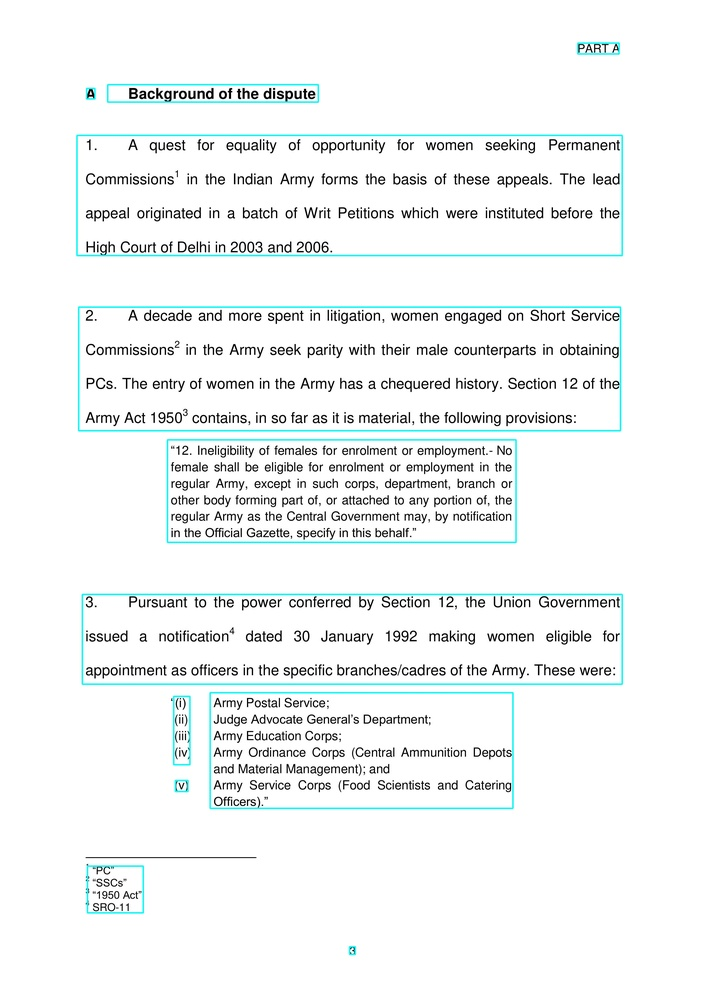
#> input picture anuvaad-etl/anuvaad-extractor/block-merger/src/notebooks/1.jpg, 706 x 999 px, shrunk from 2481 x 3508 before the run
$ python -i line.py   (imports and definitions only)
#> lines starting #> are read from the running program, lines starting #| are printed output that depends on the picture; after the words box and inside, x2 and y2 are one past the last pixel; in counts of white or black regions, pixels touching at a corner belong together
import cv2
import numpy as np
import os
#import config

class RectRepositories:
    def __init__(self, filepath):
        self.filepath = filepath

    def get_tables_and_lines(self):
        tables         = []
        lines          = []
        imgs           = []

        img, intersection, shapes  = self.get_contours_and_intersections()
        for idx, shape in enumerate(shapes):
            x,y,w,h = shape
            rect    = self.get_external_coordinates(intersection[y:y+h,x:x+w])
            if len(rect) == 0:
                lines.append({'x': x, 'y': y, 'w': w, 'h': h})
            else:
                tables.append({'x': x, 'y': y, 'w': w, 'h': h})
        return lines, tables

    def get_external_coordinates(self, intersection):
        contours = cv2.findContours(intersection, cv2.RETR_CCOMP, cv2.CHAIN_APPROX_SIMPLE)
        contours = contours[0] if len(contours) == 2 else contours[1]
        rects = []
        if len(contours) == 0:
            return rects

        contours, boundingBoxes = self.sort_contours(contours)
        for c in contours:
            x, y, w, h = cv2.boundingRect(c)
            rects.append((x, y, w, h))
        return rects

    def get_contours_and_intersections(self):
        if type(self.filepath) == str:
            img = cv2.imread(self.filepath, 0)
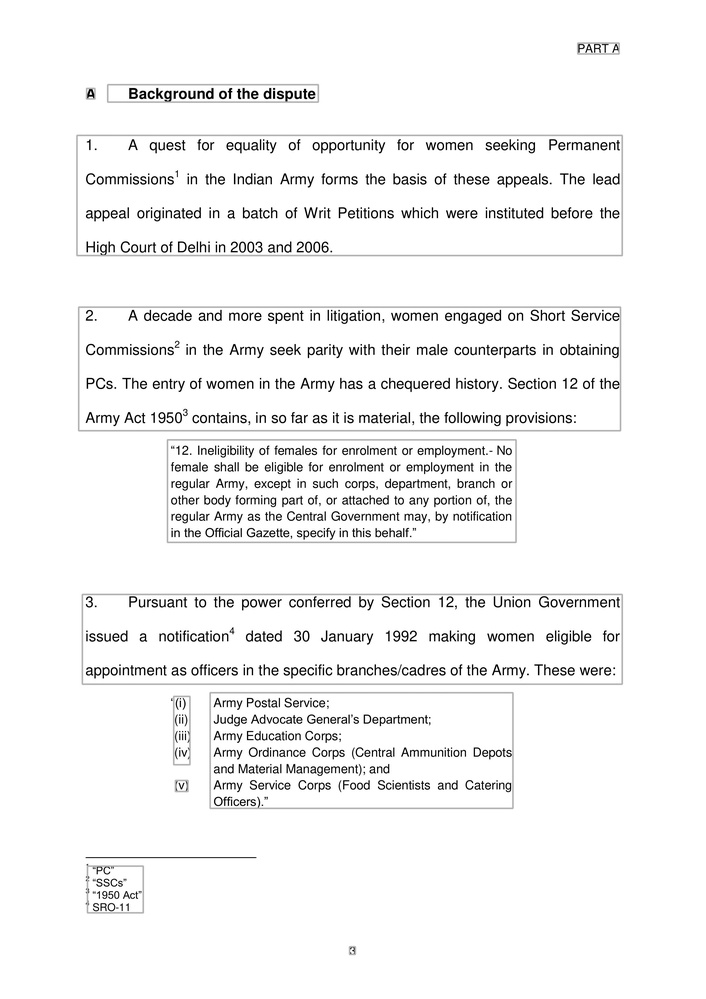
#> img: shape (999, 706); min 0, max 255, mean 244
        else:
            img = self.filepath

        MAX_THRESHOLD_VALUE  = 255
        BLOCK_SIZE           = 15
        THRESHOLD_CONSTANT   = 0
        SCALE                = 15

        filtered   = cv2.adaptiveThreshold(~img, MAX_THRESHOLD_VALUE, cv2.ADAPTIVE_THRESH_MEAN_C, cv2.THRESH_BINARY, BLOCK_SIZE, THRESHOLD_CONSTANT)
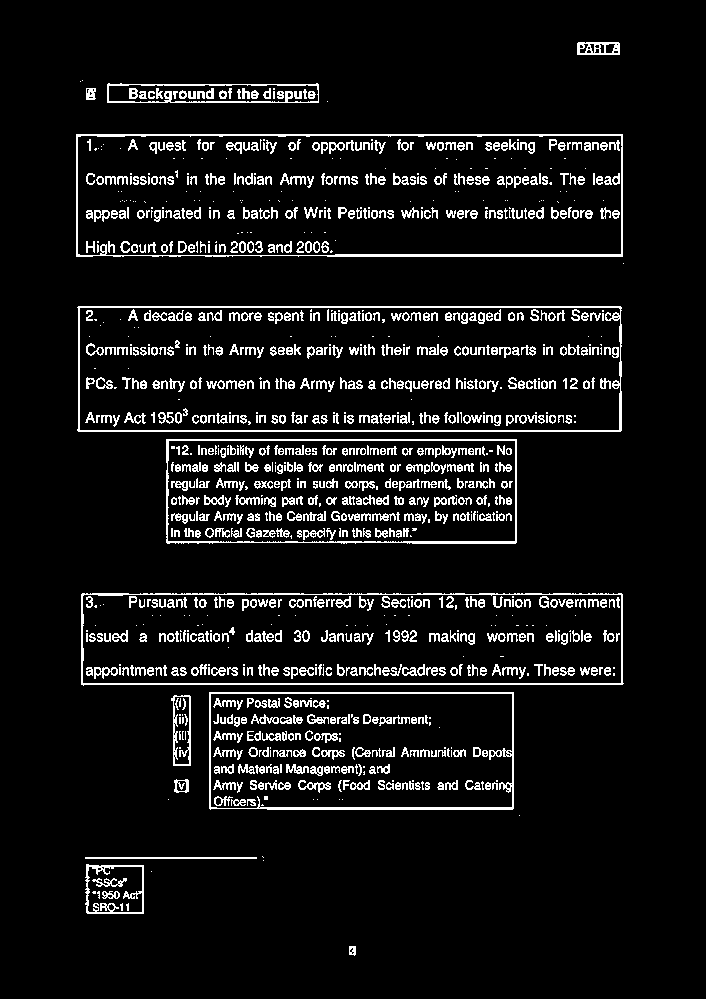
#> filtered: shape (999, 706); 7.6% white in thin lines or dots, all inside (x1, y1, x2, y2) = (76, 42, 624, 956)
        horizontal = filtered.copy()
        vertical   = filtered.copy()

        horizontal_size      = int(horizontal.shape[1] / SCALE)
#> horizontal_size = 47
        horizontal_structure = cv2.getStructuringElement(cv2.MORPH_RECT, (horizontal_size, 1))
        horizontal           = cv2.erode(horizontal, horizontal_structure)
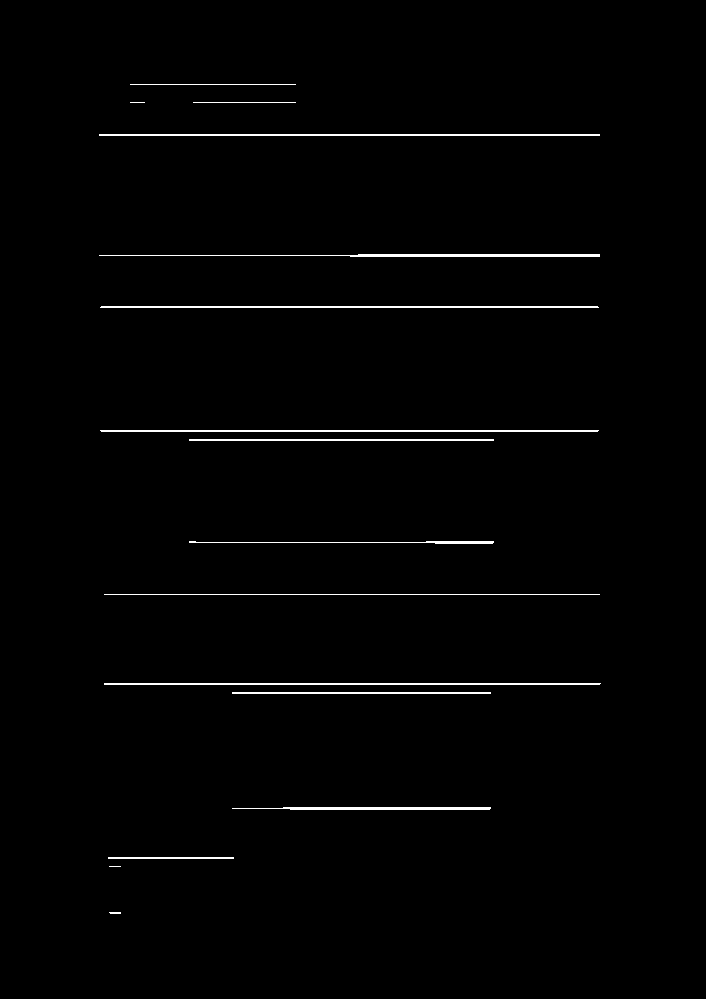
#> horizontal: shape (999, 706); 1.2% white in thin lines or dots, all inside (x1, y1, x2, y2) = (99, 84, 601, 914)
        horizontal           = cv2.dilate(horizontal, horizontal_structure)
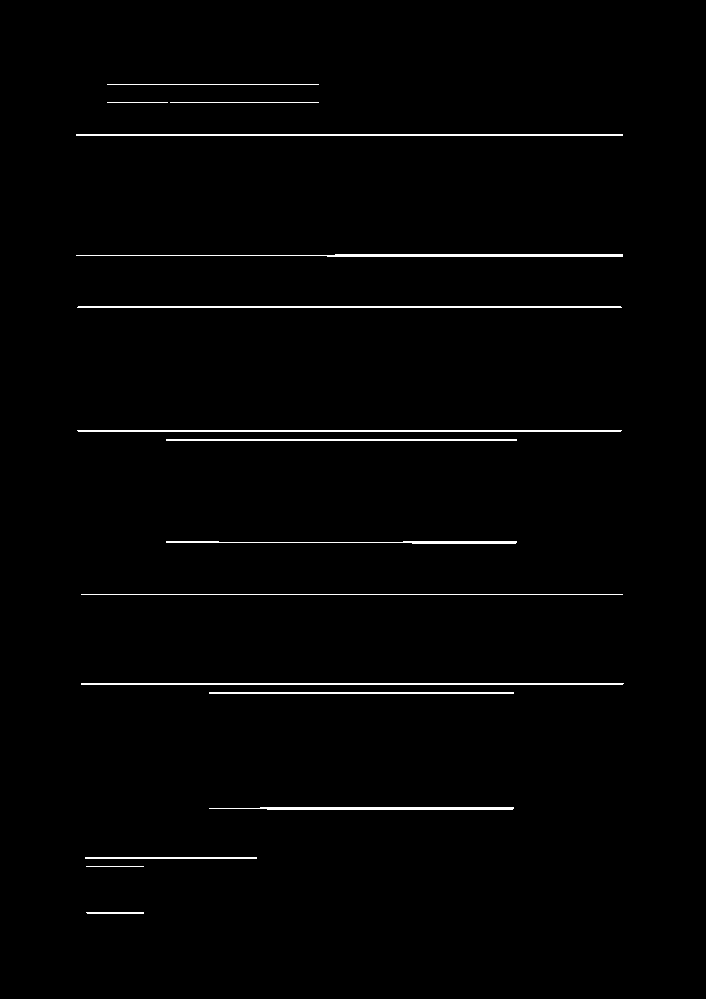
#> horizontal: shape (999, 706); 1.4% white in thin lines or dots, all inside (x1, y1, x2, y2) = (76, 84, 624, 914)

        vertical_size        = int(vertical.shape[0] / SCALE)
#> vertical_size = 66
        vertical_structure   = cv2.getStructuringElement(cv2.MORPH_RECT, (1, vertical_size))
#> vertical_structure = 66 values from 1 to 1
        vertical             = cv2.erode(vertical, vertical_structure)
#> vertical: shape (999, 706); 0.12% white in thin lines or dots, all inside (x1, y1, x2, y2) = (76, 167, 623, 778)
        vertical             = cv2.dilate(vertical, vertical_structure)
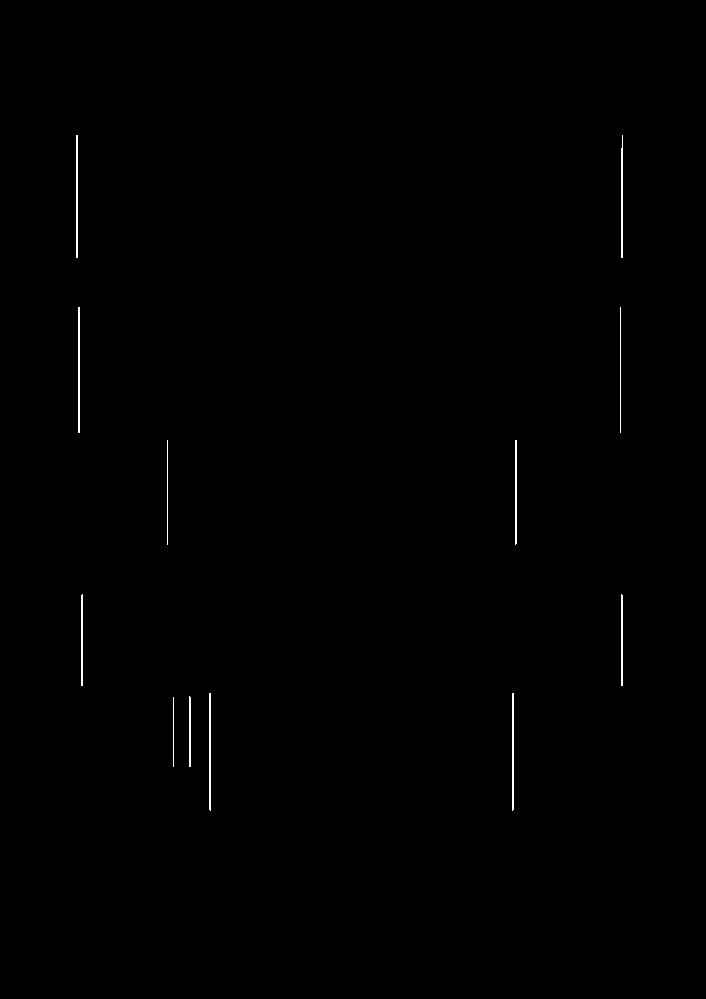
#> vertical: shape (999, 706); 0.31% white in thin lines or dots, all inside (x1, y1, x2, y2) = (76, 135, 623, 811)

        mask          = horizontal + vertical
        contours      = cv2.findContours(mask, cv2.RETR_EXTERNAL, cv2.CHAIN_APPROX_SIMPLE)
#> contours = 13 contours, 5 with area under 20; largest, box (x1, y1, x2, y2) and area: (77, 306, 622, 433) 67756, (76, 134, 623, 258) 66366, (81, 594, 624, 686) 48694, (166, 439, 517, 545) 36056, (209, 692, 514, 811) 35514, (85, 857, 257, 859) 171, (189, 696, 191, 767) 70, (86, 912, 144, 914) 56
        contours      = contours[0] if len(contours) == 2 else contours[1]
        intersection  = cv2.bitwise_and(horizontal, vertical)
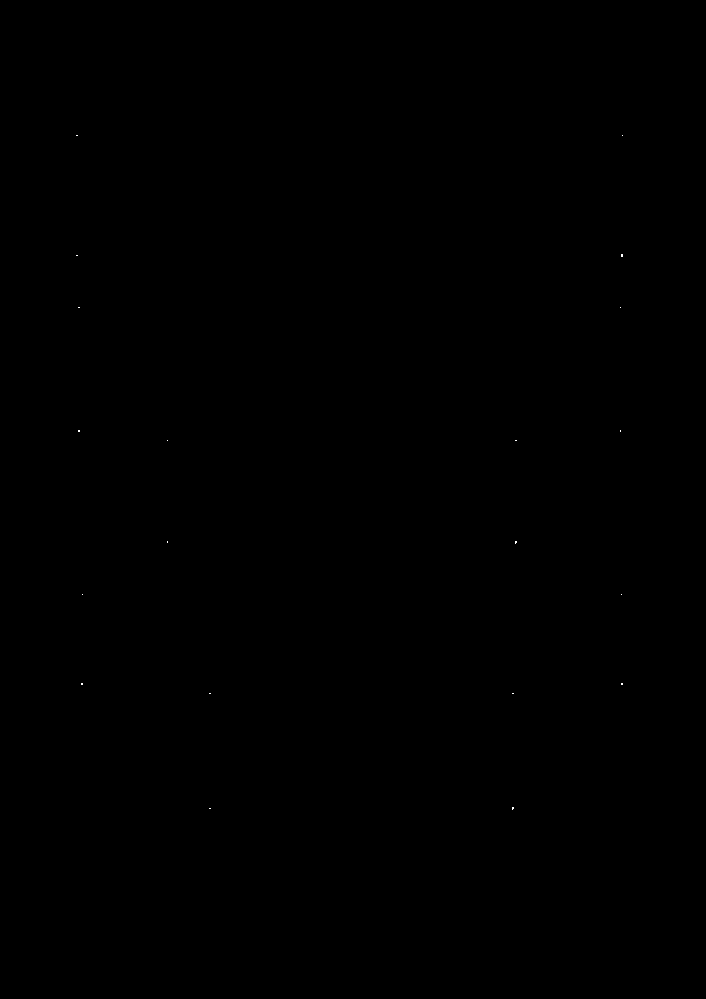
#> intersection: shape (999, 706); 0.01% white in thin lines or dots, all inside (x1, y1, x2, y2) = (76, 135, 623, 810)

        rects = []
        if len(contours) == 0:
            return img, intersection, rects

        contours, boundingBoxes = self.sort_contours(contours)
#> in sort_contours, `boundingBoxes = [cv2.boundingRect(c) for c in cnts]`: boundingBoxes = [(86, 912, 58, 2), (86, 866, 58, 1), (85, 857, 172, 2), (173, 697, 1, 70), (189, 696, 2, 71), (209, 692, 305, 119), (81, 594, 543, 92), (166, 439, 351, 106), (77, 306, 545, 127), (76, 134, 547, 124), (170, 102, 149, 1), (107, 102, 61, 1), (107, 84, 212, 1)]
#> in sort_contours, `(cnts, boundingBoxes) = zip(*sorted(zip(cnts, boundingBoxes),key=lambd..`: cnts has the same summary as contours in get_contours_and_intersections; boundingBoxes = ((76, 134, 547, 124), (77, 306, 545, 127), (81, 594, 543, 92), (85, 857, 172, 2), (86, 912, 58, 2), (86, 866, 58, 1), (107, 102, 61, 1), (107, 84, 212, 1), (166, 439, 351, 106), (170, 102, 149, 1), (173, 697, 1, 70), (189, 696, 2, 71), (209, 692, 305, 119))
        for c in contours:
            x, y, w, h = cv2.boundingRect(c)
            rects.append((x, y, w, h))
#> this loop made 13 passes
#> (c, x, y, w, h) on passes 4, 5, 6, 7, 8, 10, 11, 12: ([[85, 857], [85, 858], [256, 858], [256, 857]], 85, 857, 172, 2), ([[86, 912], [87, 913], [143, 913], [143, 912]], 86, 912, 58, 2), ([[86, 866], [143, 866]], 86, 866, 58, 1), ([[107, 102], [167, 102]], 107, 102, 61, 1), ([[107, 84], [318, 84]], 107, 84, 212, 1), ([[170, 102], [318, 102]], 170, 102, 149, 1), ([[173, 697], [173, 766]], 173, 697, 1, 70), ([[189, 696], [189, 766], [190, 766], [190, 697]], 189, 696, 2, 71)
#> after the loop, rects = [(76, 134, 547, 124), (77, 306, 545, 127), (81, 594, 543, 92), (85, 857, 172, 2), (86, 912, 58, 2), (86, 866, 58, 1), (107, 102, 61, 1), (107, 84, 212, 1), (166, 439, 351, 106), (170, 102, 149, 1), (173, 697, 1, 70), (189, 696, 2, 71), (209, 692, 305, 119)]

        return img, intersection, rects

    def sort_contours(self, cnts, method="left-to-right"):
        reverse = False
        i = 0
        if method == "right-to-left" or method == "bottom-to-top":
            reverse = True
        if method == "top-to-bottom" or method == "bottom-to-top":
            i = 1
        boundingBoxes = [cv2.boundingRect(c) for c in cnts]
        (cnts, boundingBoxes) = zip(*sorted(zip(cnts, boundingBoxes),key=lambda b:b[1][i], reverse=reverse))
        return (cnts, boundingBoxes)

>>> result = RectRepositories('../../../../../../block-merger/src/notebooks/1.jpg').get_tables_and_lines()
#> in get_tables_and_lines, `img, intersection, shapes  = self.get_contours_and_intersections()`: shapes has the same summary as rects in get_contours_and_intersections
#> the loop in get_tables_and_lines, `for idx, shape in enumerate(shapes):` made 13 passes
#> (x, y, w, h, contours in get_external_coordinates) on passes 1 to 12: (76, 134, 547, 124, 4 contours, all with area under 20), (77, 306, 545, 127, 4 contours, all with area under 20), (81, 594, 543, 92, 4 contours, all with area under 20), (85, 857, 172, 2, 0 contours), (86, 912, 58, 2, 0 contours), (86, 866, 58, 1, 0 contours), (107, 102, 61, 1, 0 contours), (107, 84, 212, 1, 0 contours), (166, 439, 351, 106, 4 contours, all with area under 20), (170, 102, 149, 1, 0 contours), (173, 697, 1, 70, 0 contours), (189, 696, 2, 71, 0 contours)
#> after the loop in get_tables_and_lines, `for idx, shape in enumerate(shapes):`: lines = 8 items; tables = 5 items

$ run again, on anuvaad-etl/anuvaad-extractor/block-merger/src/notebooks/2.jpg
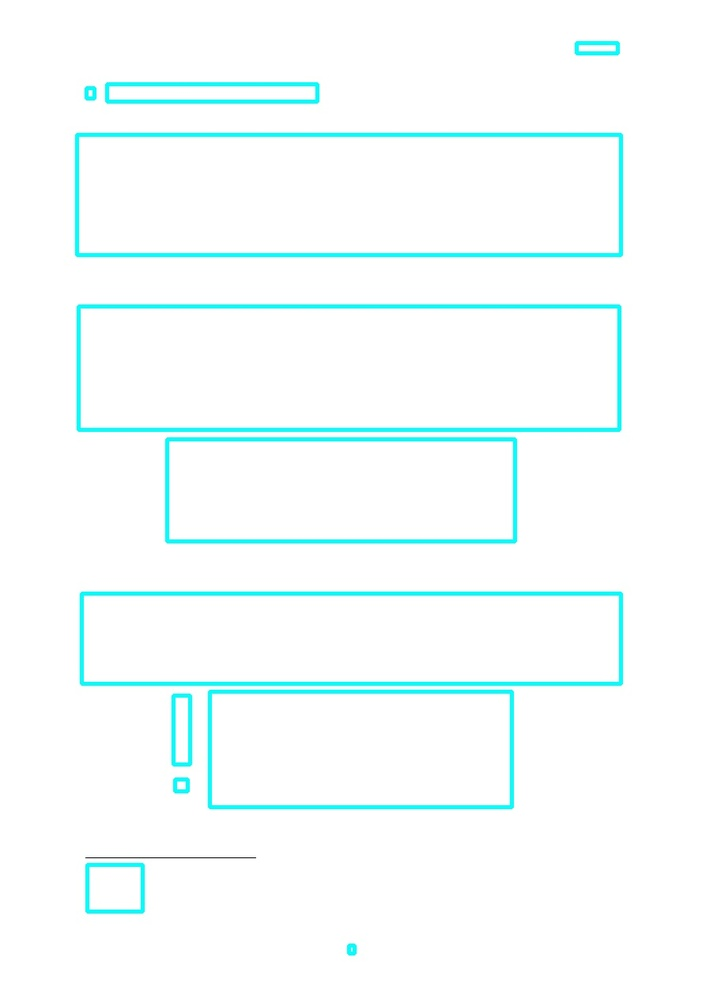
#> input picture anuvaad-etl/anuvaad-extractor/block-merger/src/notebooks/2.jpg, 706 x 999 px, shrunk from 893 x 1263 before the run
#> in get_contours_and_intersections, `filtered   = cv2.adaptiveThreshold(~img, MAX_THRESHOLD_VALUE, cv2.ADAP..`:
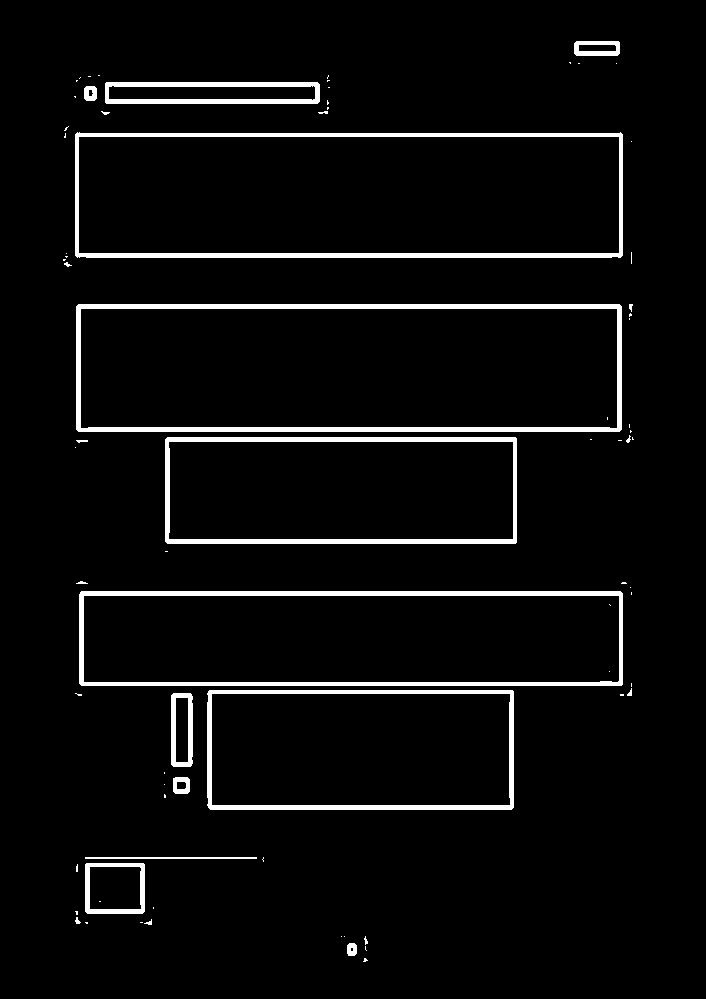
#> filtered: shape (999, 706); 4.6% white; 76 white regions (54 under 20 px), largest, box (x1, y1, x2, y2) and area: (76, 304, 622, 432) 6614, (75, 132, 623, 258) 5842, (79, 591, 623, 686) 5672
#> in get_contours_and_intersections, `vertical             = cv2.dilate(vertical, vertical_structure)`:
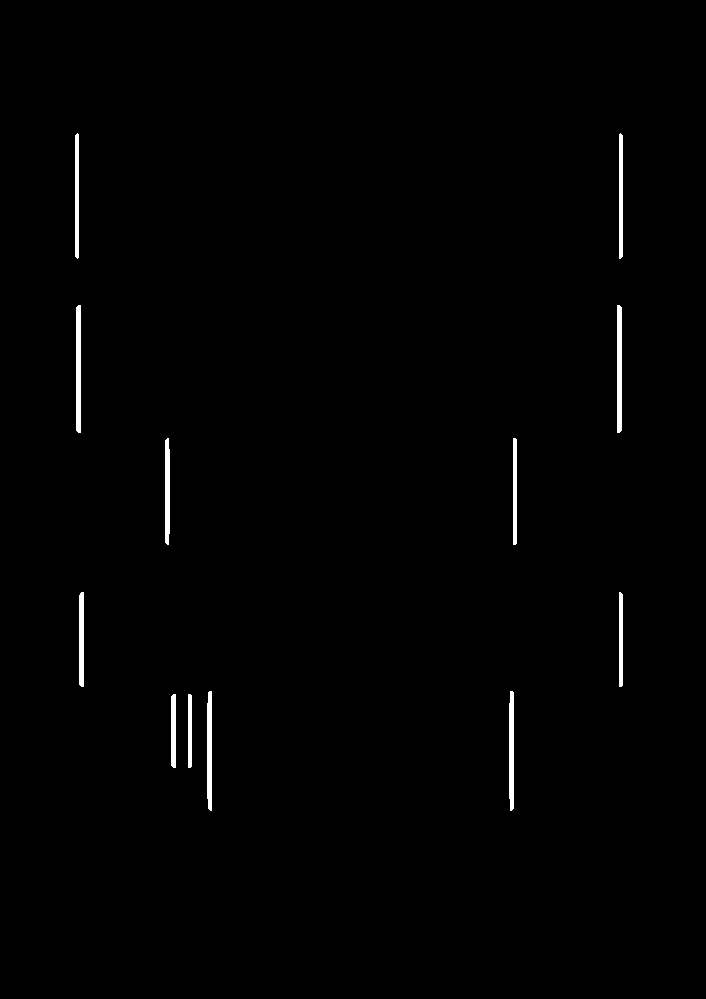
#> vertical: shape (999, 706); 0.83% white; 12 white regions
#> in get_contours_and_intersections, `contours      = cv2.findContours(mask, cv2.RETR_EXTERNAL, cv2.CHAIN_AP..`: contours = 12 contours; largest, box (x1, y1, x2, y2) and area: (76, 304, 622, 433) 69216, (75, 133, 623, 259) 67814, (79, 591, 623, 687) 51042, (165, 437, 517, 545) 37208, (207, 690, 514, 811) 36395
#> intersection: shape (999, 706); 0.04% white; 20 white regions (20 under 20 px)
#> in sort_contours, `boundingBoxes = [cv2.boundingRect(c) for c in cnts]`: boundingBoxes = [(85, 909, 60, 5), (85, 863, 60, 4), (85, 857, 172, 2), (188, 694, 4, 74), (171, 694, 5, 74), (207, 690, 307, 121), (79, 591, 544, 96), (165, 437, 352, 108), (76, 304, 546, 129), (75, 133, 548, 126), (105, 99, 215, 5), (105, 82, 215, 5)]
#> in sort_contours, `(cnts, boundingBoxes) = zip(*sorted(zip(cnts, boundingBoxes),key=lambd..`: cnts has the same summary as contours in get_contours_and_intersections; boundingBoxes = ((75, 133, 548, 126), (76, 304, 546, 129), (79, 591, 544, 96), (85, 909, 60, 5), (85, 863, 60, 4), (85, 857, 172, 2), (105, 99, 215, 5), (105, 82, 215, 5), (165, 437, 352, 108), (171, 694, 5, 74), (188, 694, 4, 74), (207, 690, 307, 121))
#> the loop in get_contours_and_intersections, `for c in contours:` made 12 passes
#> after the loop in get_contours_and_intersections, `for c in contours:`: rects = [(75, 133, 548, 126), (76, 304, 546, 129), (79, 591, 544, 96), (85, 909, 60, 5), (85, 863, 60, 4), (85, 857, 172, 2), (105, 99, 215, 5), (105, 82, 215, 5), (165, 437, 352, 108), (171, 694, 5, 74), (188, 694, 4, 74), (207, 690, 307, 121)]
#> shapes has the same summary as rects in get_contours_and_intersections
#> the loop in get_tables_and_lines, `for idx, shape in enumerate(shapes):` made 12 passes
#> (x, y, w, h, contours in get_external_coordinates) on passes 1 to 8: (75, 133, 548, 126, 4 contours, all with area under 20), (76, 304, 546, 129, 4 contours, all with area under 20), (79, 591, 544, 96, 4 contours, all with area under 20), (85, 909, 60, 5, 0 contours), (85, 863, 60, 4, 0 contours), (85, 857, 172, 2, 0 contours), (105, 99, 215, 5, 0 contours), (105, 82, 215, 5, 0 contours)
#> after the loop in get_tables_and_lines, `for idx, shape in enumerate(shapes):`: lines = 7 items; tables = 5 items
